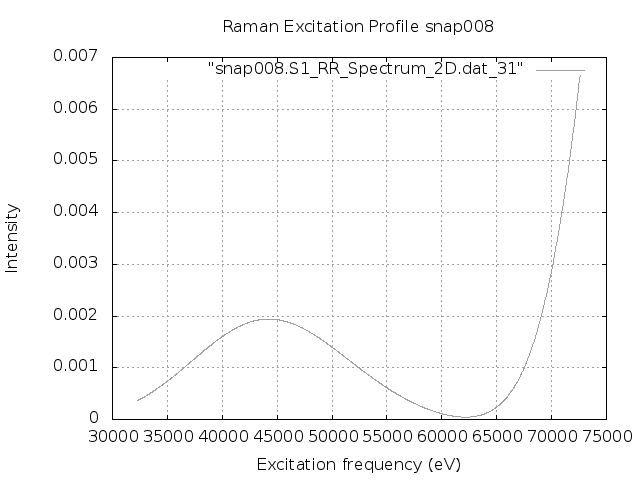

Here is the gnuplot script that generated this plot:
set terminal png
set output "snap008.S1.REP_frozen.png"
set xlabel 'Excitation frequency (eV)'
set ylabel 'Intensity'
set title "Raman Excitation Profile snap008"
set grid
set autoscale
plot "snap008.S1_RR_Spectrum_2D.dat_31" with lines lc "blue"
exit
